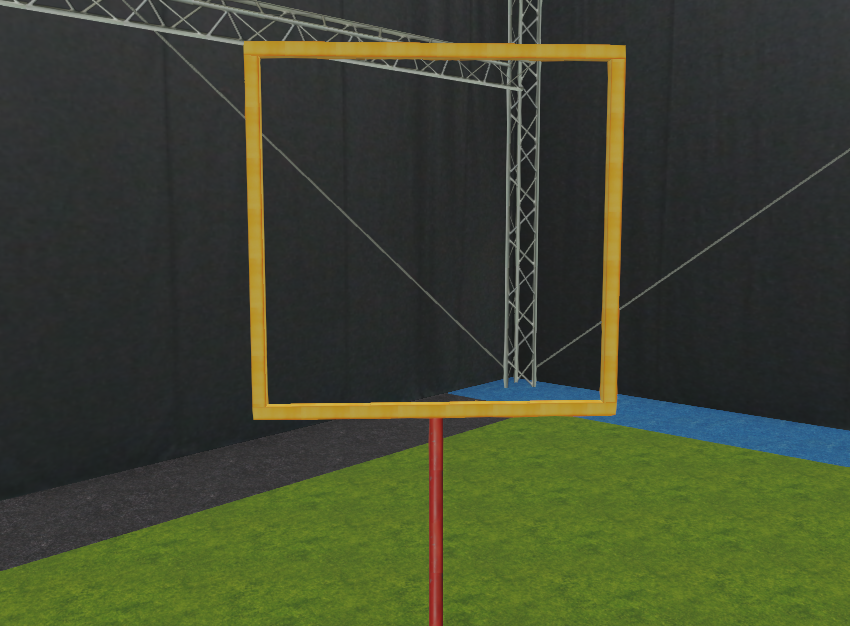
#> input picture scripts/gateFinder/gate1.png, 850 x 626 px
$ python Gray_test.py
#> lines starting #> are read from the running program, lines starting #| are printed output that depends on the picture; after the words box and inside, x2 and y2 are one past the last pixel; in counts of white or black regions, pixels touching at a corner belong together

import numpy as np
import cv2 as cv


# Loads the grayscale image, processes it until we can find the contours a little easier
im = cv.imread('gate1.png', cv.IMREAD_GRAYSCALE)
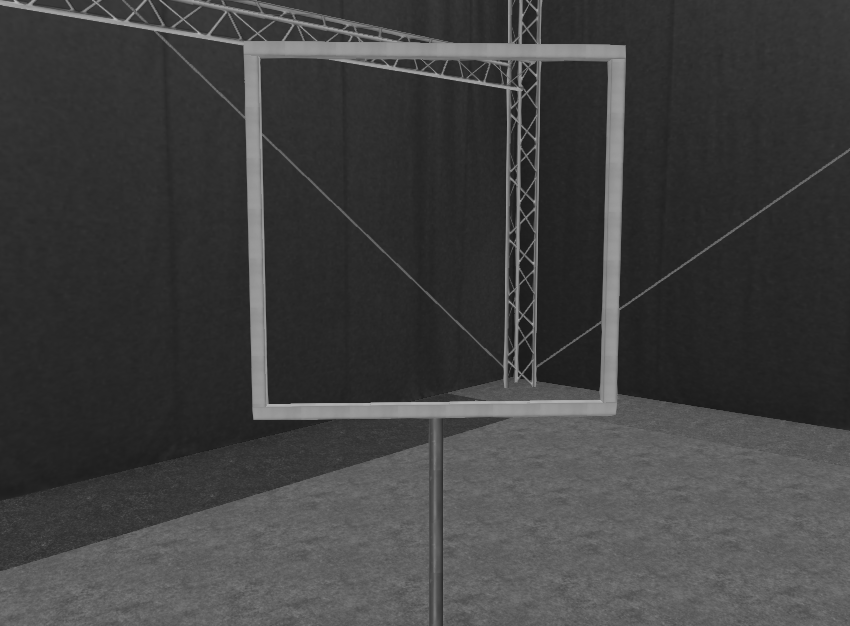
#> im: shape (626, 850); min 24, max 186, mean 64.4
blur_im = cv.blur(im, (3,3))
edges = cv.Canny(blur_im, 77, 186)
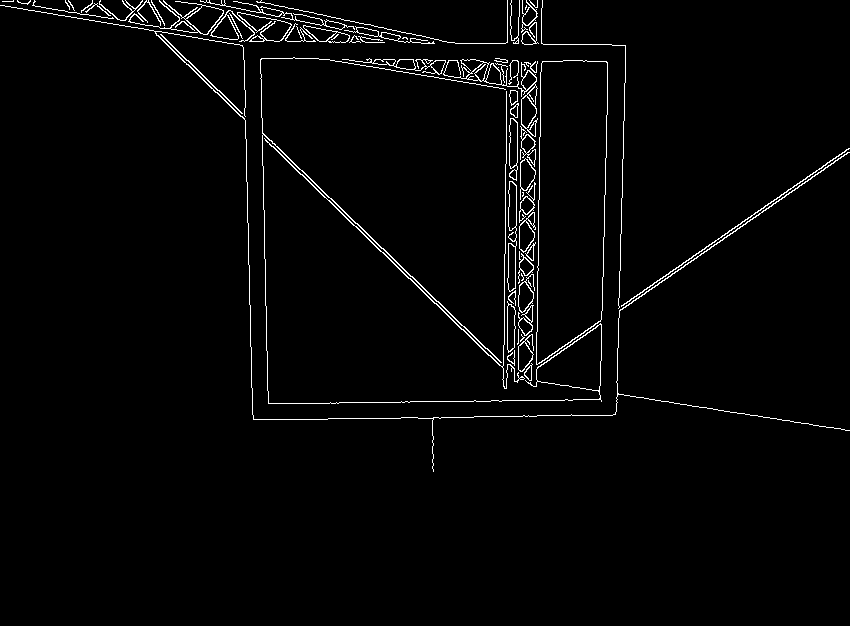
#> edges: shape (626, 850); 2.2% white in thin lines or dots, all inside (x1, y1, x2, y2) = (0, 0, 850, 472)
kernel = np.ones((5,5), np.uint8)
dilEdges = cv.dilate(edges,kernel, iterations=2)
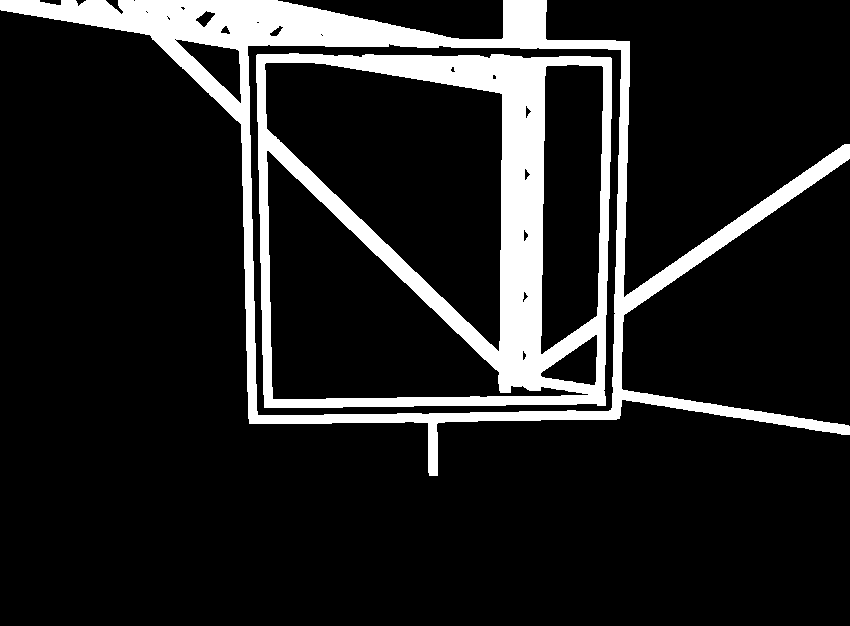
#> dilEdges: shape (626, 850); 13.4% white; 2 white regions
contours, hierarchy = cv.findContours(dilEdges, cv.RETR_CCOMP, cv.CHAIN_APPROX_SIMPLE )
#> contours = 27 contours, 11 with area under 20; largest, box (x1, y1, x2, y2) and area: (0, 0, 850, 476) 169031, (247, 43, 622, 416) 133596, (256, 53, 612, 408) 121754, (264, 62, 503, 352) 39280, (266, 150, 589, 400) 31732

#Aproximates the contours, and saves the ones who form a straight line with a minimal size
lines = []
for i in contours:
    aprox =cv.approxPolyDP(i,8,True)
    if len(aprox) >= 2:
        for i in range(len(aprox)):
            for j in range(1, len(aprox)-i):
                dx = aprox[i][0][0] - aprox[j+i][0][0]
                dy = aprox[i][0][1] - aprox[j+i][0][1]
                distance = np.sqrt((dx*dx + dy*dy))
                if distance >= 100:
                    if (dx < 10 and dx > -10) or (dy < 10 and dy > -10):

                        lines.append([aprox[i], aprox[j+i], distance])
#> this loop made 27 passes
#> aprox on passes 1, 2, 3, 4, 5, 6, 8, 9, 10, 11, 12, 14: [[257, 54], [264, 407], [605, 405], [611, 58]], [[523, 350], [523, 360]], [[597, 335], [594, 385], [540, 375]], [[524, 291], [523, 302]], [[524, 229], [524, 241]], [[525, 168], [525, 180]], [[526, 105], [526, 118]], [[492, 75]], [[452, 66]], [[601, 65], [597, 315], [541, 354], [545, 67]], [[266, 62], [502, 94], [498, 351], [266, 128]], [[248, 45], [621, 50], [610, 410], [257, 414]]
#> after the loop, lines = 52 items

squares = []
#Checks if the lines found share one coordinate and if they have about the same lenght. If so, they can form a square
while len(lines) > 1:
    j = 1
    while j <= len(lines)-1:
        if lines[0][2] >= lines[j][2] -10 and lines[0][2] <= lines[j][2] + 10:
            dx11 = lines[0][0][0][0] - lines[j][0][0][0]
            dx12 = lines[0][0][0][0] - lines[j][1][0][0]
            dx21 = lines[0][1][0][0] - lines[j][0][0][0]
            dx22 = lines[0][1][0][0] - lines[j][1][0][0]
            dy11 = lines[0][0][0][1] - lines[j][0][0][1]
            dy12 = lines[0][0][0][1] - lines[j][1][0][1]
            dy21 = lines[0][1][0][1] - lines[j][0][0][1]
            dy22 = lines[0][1][0][1] - lines[j][1][0][1]
            if (dx11 >= -10 and dx11 <= 10) and (dy11 >= -10 and dy11 <= 10):
                squares.append([lines[0][0], lines[0][1], lines[j][1]])
                lines.pop(j)
                lines.pop(0)
            elif (dx12 >= -10 and dx12 <= 10) and (dy12 >= -10 and dy12 <= 10):
                squares.append([lines[0][0], lines[0][1], lines[j][0]])
                lines.pop(j)
                lines.pop(0)
            elif (dx21 >= -10 and dx21 <= 10) and (dy21 >= -10 and dy21 <= 10):
                squares.append([lines[0][0], lines[0][1], lines[j][1]])
                lines.pop(j)
                lines.pop(0)
            elif (dx22 >= -10 and dx22 <= 10) and (dy22 >= -10 and dy22 <= 10):
                squares.append([lines[0][0], lines[0][1], lines[j][0]])
                lines.pop(j)
                lines.pop(0)
        j += 1
    lines.pop(0)
#> this loop made 41 passes
#> after the loop, lines = [[[[248, 45]], [[621, 50]], 373]]; squares = [[[[257, 54]], [[264, 407]], [[611, 58]]], [[[605, 405]], [[611, 58]], [[257, 414]]], [[[0, 0]], [[277, 0]], [[546, 0]]], [[[249, 423]], [[616, 419]], [[248, 45]]], [[[849, 434]], [[847, 160]], [[847, 160]]]]

# Calculates the centers for each square found, removes the ones on the extremities.
Centers = []
for i in squares:
    cv.drawMarker(im, i[0][0], (0,255,0))
    cv.drawMarker(im, i[0][0], (0,255,0))
    cv.drawMarker(im, i[0][0], (0,255,0))
    maiorX = 0
    smaiorX = 1
    maiorY = 0
    smaiorY = 1
    for j in range(len(i)-1):
        if i[j][0][0] > i[maiorX][0][0]:
            smaiorX = maiorX
            maiorX = j
        if i[j][0][1] > i[maiorY][0][1]:
            smaiorY = maiorY
            maiorY = j
    menorX = 3 - maiorX - smaiorX
    menorY = 3 - maiorY - smaiorY
    CenterX = i[menorX][0][0] + (i[maiorX][0][0] - i[menorX][0][0])//2
    CenterY = i[menorX][0][1] + (i[maiorY][0][1] - i[menorY][0][1])//2
    if (CenterX >= 100 and CenterX <= im.shape[1] - 100) and (CenterY >= 100 and CenterY <= im.shape[0] - 200):
        Centers.append([CenterX,CenterY])
#> this loop made 5 passes
#> (i, CenterX, CenterY) on passes 1 to 5: ([[[257, 54]], [[264, 407]], [[611, 58]]], 437, 232), ([[[605, 405]], [[611, 58]], [[257, 414]]], 434, 409), ([[[0, 0]], [[277, 0]], [[546, 0]]], 411, 0), ([[[249, 423]], [[616, 419]], [[248, 45]]], 432, 234), ([[[849, 434]], [[847, 160]], [[847, 160]]], 848, 297)
#> im: shape (626, 850); 0.03% of pixels changed, all inside (x1, y1, x2, y2) = (0, 0, 850, 445)
#> after the loop, Centers = [[437, 232], [434, 409], [432, 234]]

# Calculates the average of the centers found, which is roughly the desired center of the square
SumX = 0
SumY = 0
for i in Centers:
    SumX += i[0]
    SumY += i[1]
#> this loop made 3 passes
#> (i, SumX, SumY) on passes 2 to 3: ([434, 409], 871, 641), ([432, 234], 1303, 875)
#> after the loop, SumX = 1303; SumY = 875

mCenter = [SumX//len(Centers), SumY//len(Centers)]
#> mCenter = [434, 291]
cv.drawMarker(im, mCenter, (255,0,0))
#> im: shape (626, 850); min 0, max 255, mean 64.4

cv.imshow("im", im)
cv.waitKey(-1)

$ run again, with scripts/gateFinder/Gate2.png copied over scripts/gateFinder/gate1.png
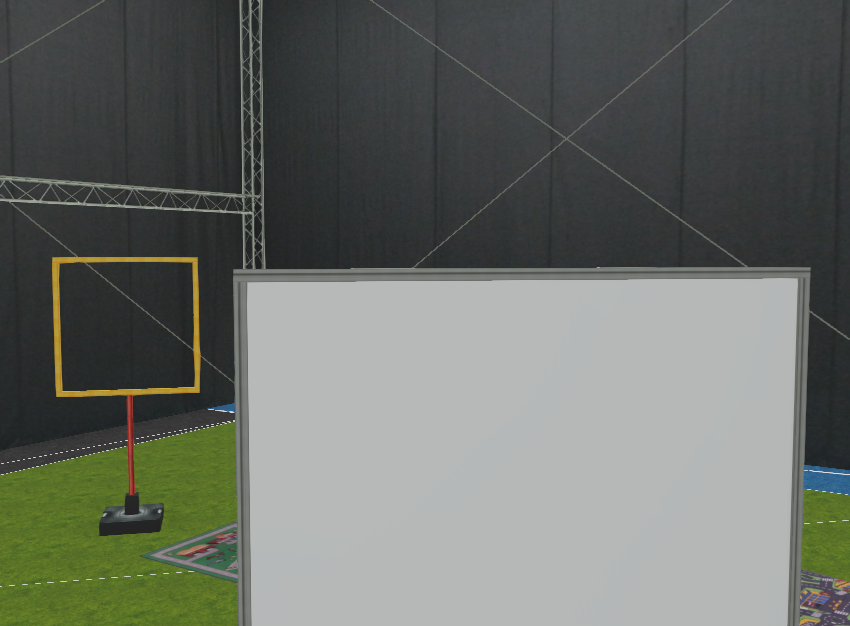
#> input picture scripts/gateFinder/Gate2.png, 850 x 626 px
#> `edges = cv.Canny(blur_im, 77, 186)`:
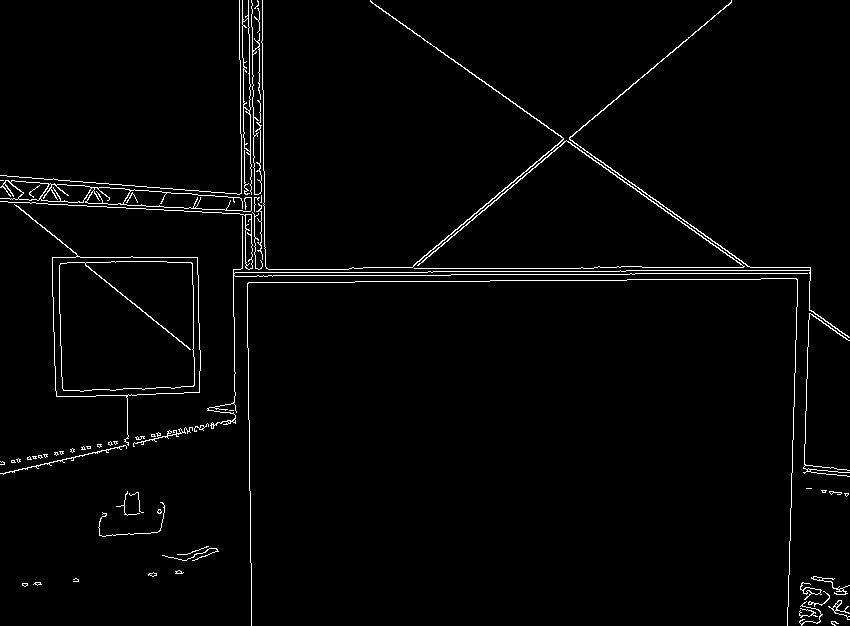
#> edges: shape (626, 850); 2.2% white in thin lines or dots
#> `dilEdges = cv.dilate(edges,kernel, iterations=2)`:
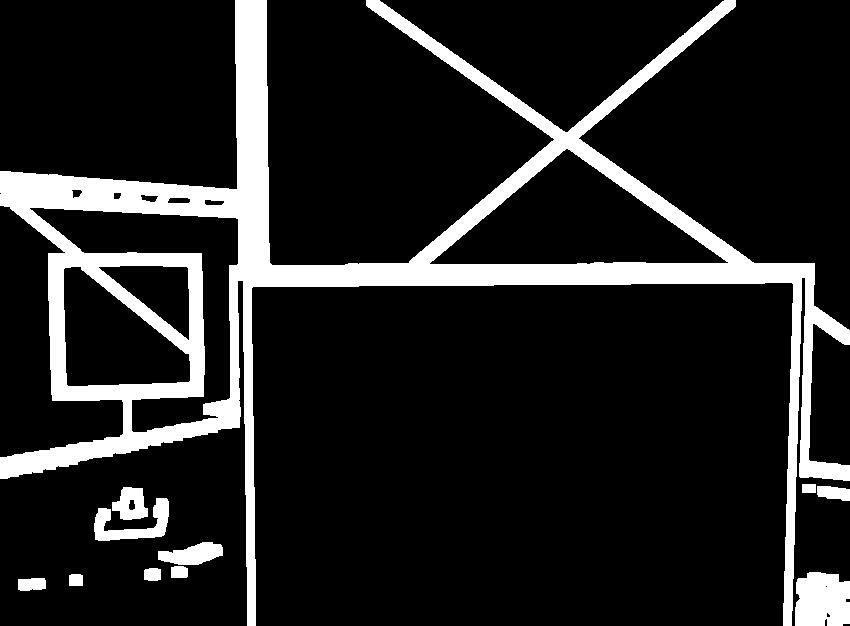
#> dilEdges: shape (626, 850); 13.8% white; 11 white regions
#> contours = 23 contours, 2 with area under 20; largest, box (x1, y1, x2, y2) and area: (0, 0, 850, 626) 107194, (429, 148, 729, 265) 17440, (29, 207, 239, 433) 13532, (63, 266, 191, 387) 9778, (98, 265, 190, 341) 3474
#> the loop `for i in contours:` made 23 passes
#> aprox on passes 1, 2, 3, 4, 6, 7, 8, 11: [[18, 579], [20, 590], [45, 588], [44, 578]], [[69, 575], [82, 585]], [[797, 579], [795, 625], [849, 623], [849, 581]], [[826, 613]], [[144, 570], [160, 579], [160, 569]], [[171, 567], [171, 577], [187, 576]], [[222, 547], [202, 542], [158, 559], [198, 564]], [[130, 499], [132, 510]]
#> after the loop `for i in contours:`: lines = 54 items, first 6: [[[0, 171]], [[0, 457]], 286], [[[0, 171]], [[0, 478]], 307], [[[0, 205]], [[0, 457]], 252], [[[0, 205]], [[0, 478]], 273], [[[48, 253]], [[52, 400]], 147.1], [[[48, 253]], [[752, 262]], 704.1]
#> the loop `while len(lines) > 1:` made 43 passes
#> after the loop `while len(lines) > 1:`: lines = [[[[429, 263]], [[728, 262]], 299]]; squares = [[[[243, 281]], [[247, 625]], [[247, 625]]], [[[243, 281]], [[791, 282]], [[802, 277]]], [[[791, 282]], [[800, 477]], [[802, 277]]], [[[63, 269]], [[68, 386]], [[190, 380]]], [[[203, 404]], [[201, 253]], [[201, 253]]]]
#> the loop `for i in squares:` made 5 passes
#> (i, CenterX, CenterY) on passes 1 to 5: ([[[243, 281]], [[247, 625]], [[247, 625]]], 247, 625), ([[[243, 281]], [[791, 282]], [[802, 277]]], 796, 279), ([[[791, 282]], [[800, 477]], [[802, 277]]], 801, 377), ([[[63, 269]], [[68, 386]], [[190, 380]]], 129, 383), ([[[203, 404]], [[201, 253]], [[201, 253]]], 202, 328)
#> after the loop `for i in squares:`: Centers = [[129, 383], [202, 328]]
#> the loop `for i in Centers:` made 2 passes
#> after the loop `for i in Centers:`: SumX = 331; SumY = 711
#> mCenter = [165, 355]

$ run again, with scripts/gateFinder/gate3.png copied over scripts/gateFinder/gate1.png
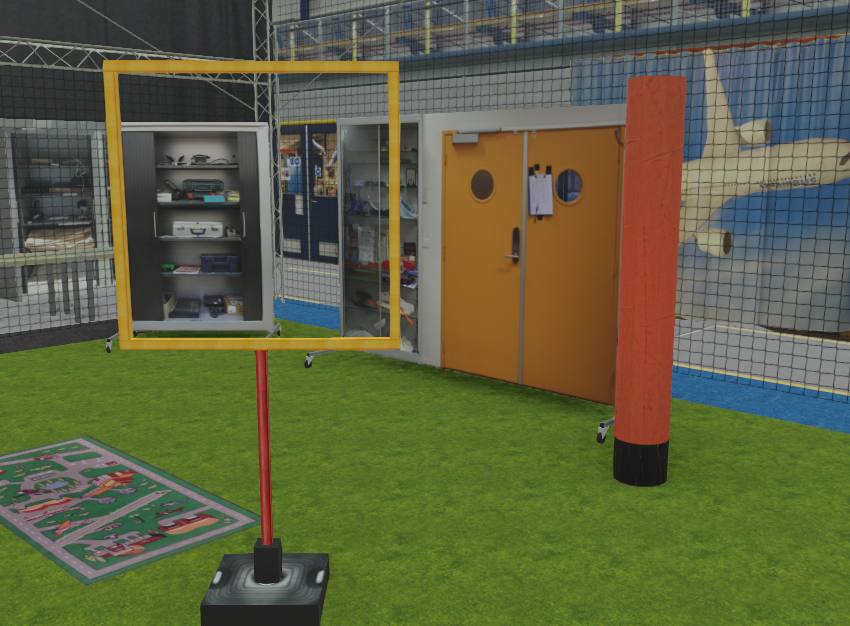
#> input picture scripts/gateFinder/gate3.png, 850 x 626 px
#> `edges = cv.Canny(blur_im, 77, 186)`:
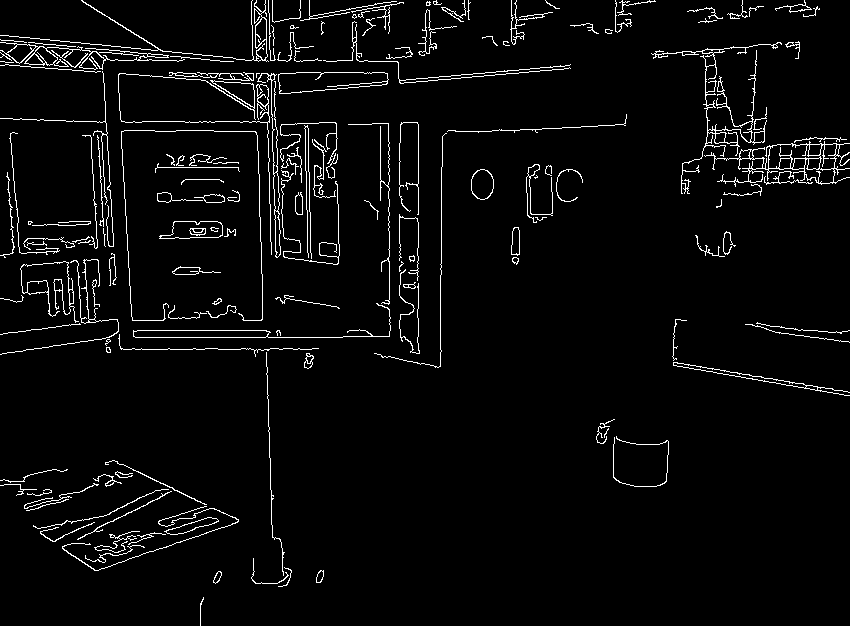
#> edges: shape (626, 850); 3.8% white in thin lines or dots
#> dilEdges: shape (626, 850); 26.3% white; 24 white regions
#> contours = 99 contours, 35 with area under 20; largest, box (x1, y1, x2, y2) and area: (114, 68, 393, 325) 51214, (0, 0, 575, 591) 41573, (125, 134, 259, 317) 21654, (129, 110, 631, 372) 17384, (647, 37, 850, 212) 15846
#> the loop `for i in contours:` made 99 passes
#> aprox on passes 1, 2, 3, 5, 6, 7, 8, 10: [[199, 593], [204, 625]], [[224, 567], [212, 569], [209, 586], [223, 584]], [[316, 566], [312, 586], [324, 586], [327, 566]], [[90, 554]], [[89, 552]], [[74, 548], [90, 550]], [[148, 546], [170, 539]], [[106, 540], [91, 538]]
#> after the loop `for i in contours:`: lines = 249 items, first 6: [[[0, 475]], [[137, 477]], 137], [[[0, 475]], [[111, 470]], 111.1], [[[22, 514]], [[239, 513]], 217], [[[137, 477]], [[28, 484]], 109.2], [[[152, 485]], [[28, 484]], 124], [[[99, 512]], [[239, 513]], 140]
#> after the loop `while len(lines) > 1:`: lines = [[[[276, 0]], [[92, 0]], 184]]; squares = 46 items
#> the loop `for i in squares:` made 46 passes
#> (i, CenterX, CenterY) on passes 1 to 8: ([[[22, 514]], [[239, 513]], [[242, 525]]], 240, 519), ([[[630, 110]], [[392, 119]], [[629, 129]]], 629, 124), ([[[619, 120]], [[396, 120]], [[392, 119]]], 505, 119), ([[[619, 120]], [[376, 129]], [[376, 129]]], 497, 129), ([[[438, 132]], [[435, 361]], [[442, 371]]], 440, 366), ([[[396, 120]], [[395, 299]], [[395, 299]]], 395, 299), ([[[396, 120]], [[395, 332]], [[384, 332]]], 390, 332), ([[[392, 119]], [[385, 295]], [[376, 129]]], 384, 212)
#> after the loop `for i in squares:`:
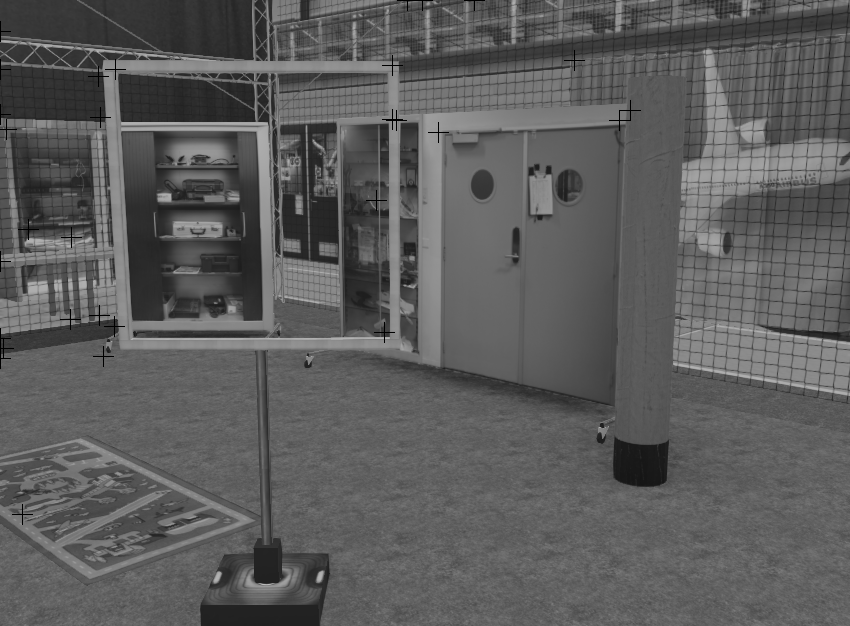
#> im: shape (626, 850); min 0, max 189, mean 92.3
#> after the loop `for i in squares:`: Centers = 27 pairs, first value 102 to 629, second value 119 to 366
#> the loop `for i in Centers:` made 27 passes
#> (i, SumX, SumY) on passes 2 to 9: ([505, 119], 1134, 243), ([497, 129], 1631, 372), ([440, 366], 2071, 738), ([395, 299], 2466, 1037), ([390, 332], 2856, 1369), ([384, 212], 3240, 1581), ([384, 332], 3624, 1913), ([256, 336], 3880, 2249)
#> after the loop `for i in Centers:`: SumX = 7159; SumY = 7210
#> mCenter = [265, 267]
